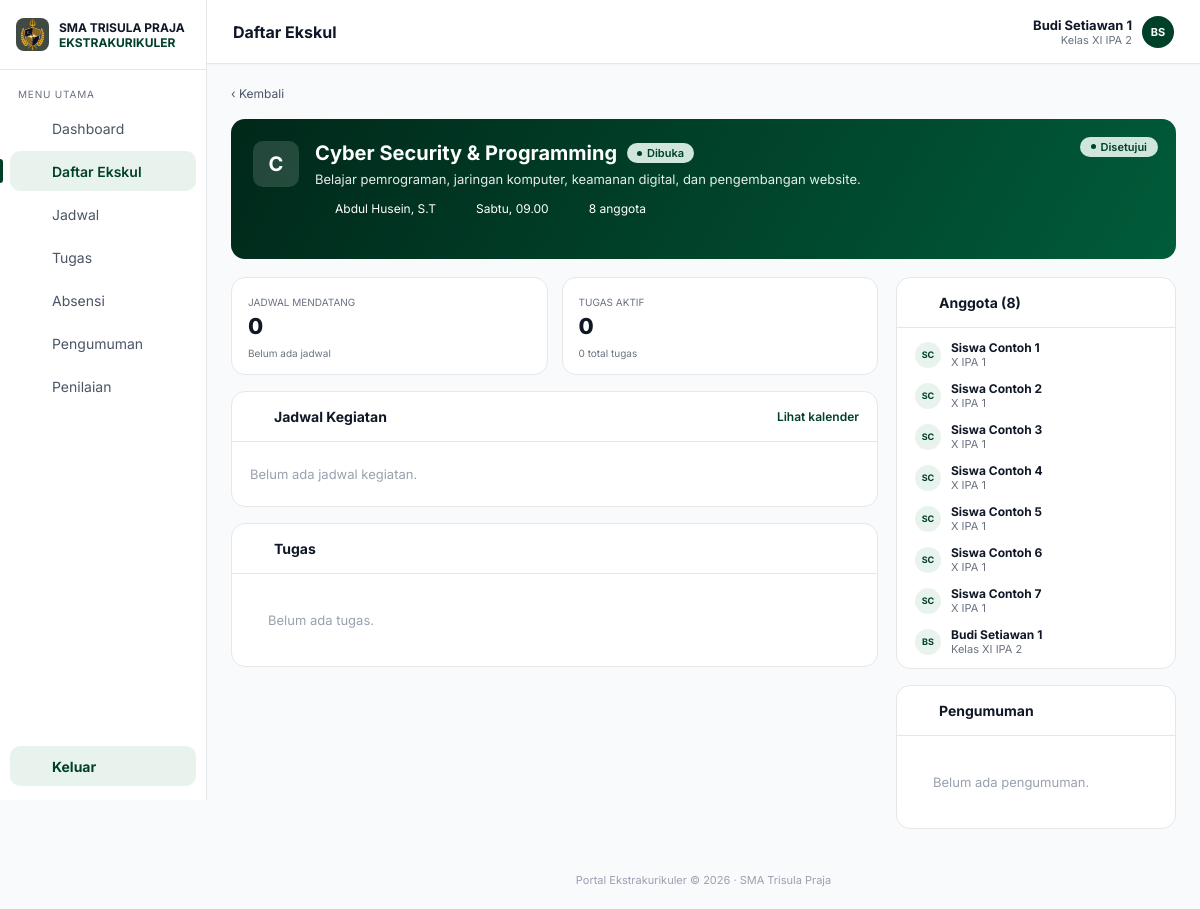
The app's page /portal-trisula/ekskul_detail.php?id=3 (signed in), older data.
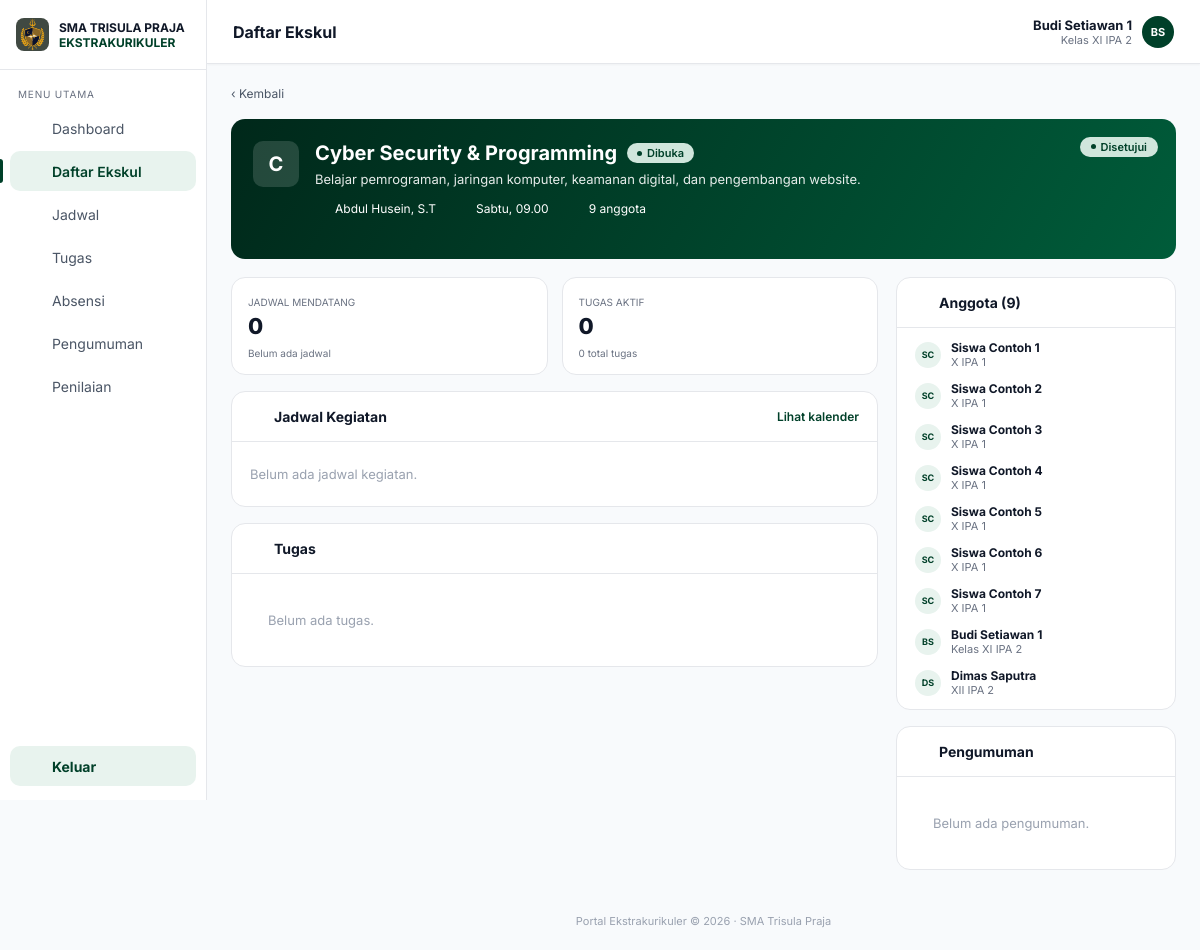
The same page, newer data.
### tables this page shows
CREATE TABLE `users` (
  `id` int UNSIGNED NOT NULL,
  `username` varchar(50) NOT NULL,
  `password` varchar(255) NOT NULL,
  `nama` varchar(100) NOT NULL,
  `role` enum('siswa','pembimbing') NOT NULL DEFAULT 'siswa',
  `nis` varchar(20) DEFAULT NULL,
  `angkatan` year DEFAULT NULL,
  `kelas` varchar(30) DEFAULT NULL,
  `created_at` timestamp NULL DEFAULT CURRENT_TIMESTAMP
);

### portal-trisula/includes/auth.php (called while the page is built, shortened)
<?php
function e(?string $v): string
{
    return htmlspecialchars($v ?? '', ENT_QUOTES, 'UTF-8');
}
function is_logged_in(): bool
{
    return isset($_SESSION['user']);
}
function require_role(string $role): array
{
    return $_SESSION['user'];
}

### portal-trisula/includes/ekskul.php (called while the page is built, shortened)
<?php
function load_user(PDO $pdo, int $id): array
{
    $st = $pdo->prepare('SELECT id, nama, nis, angkatan, kelas FROM users WHERE id = ?');
    $st->execute([$id]);
    return $st->fetch() ?: ['id' => $id, 'nama' => '', 'nis' => '', 'angkatan' => '', 'kelas' => ''];
}
function jam_fmt(string $time): string
{
    return str_replace(':', '.', substr($time, 0, 5));
}
function find_ekskul(PDO $pdo, int $id): ?array
{
    $st = $pdo->prepare("SELECT e.*, (SELECT COUNT(*) FROM pendaftaran p WHERE p.ekskul_id = e.id AND p.status = 'disetujui') AS terisi
                         FROM ekskul e WHERE e.id = ?");
    $st->execute([$id]);
    $row = $st->fetch();
    return $row ?: null;
}

### portal-trisula/ekskul_detail.php (the view, shortened to what the changed rows need)
<?php
require __DIR__ . '/config/database.php';
require __DIR__ . '/includes/auth.php';
require __DIR__ . '/includes/siswa_layout.php';
require __DIR__ . '/includes/ekskul.php';
$session = require_role('siswa');
$pdo     = db();
$user    = load_user($pdo, (int) $session['id']);
$id     = (int) ($_GET['id'] ?? $_POST['id'] ?? 0);
$ekskul = find_ekskul($pdo, $id);
$st = $pdo->prepare("SELECT u.nama, u.kelas FROM pendaftaran p JOIN users u ON u.id = p.siswa_id
                     WHERE p.ekskul_id = ? AND p.status = 'disetujui' ORDER BY p.id LIMIT 12");
$st->execute([$id]);
$anggota = $st->fetchAll();
siswa_header('Daftar Ekskul', 'ekskul', $user);
?>
<section class="hero-e">
    <div class="hero-main">
        <div>
            <h2><?= e($ekskul['nama']) ?> <span class="badge"><i></i>Dibuka</span></h2>
            <div class="hero-meta">
                <span><?= icon('absensi') ?> <?= e($ekskul['pembimbing']) ?></span>
                <span><?= icon('jadwal') ?> <?= e($ekskul['hari'] . ', ' . jam_fmt($ekskul['jam_mulai'])) ?></span>
                <span><?= icon('ekskul') ?> <?= (int) $ekskul['terisi'] ?> anggota</span>
            </div>
        </div>
    </div>
</section>
<div class="detail-grid">
    <div class="col">
        <article class="panel">
            <header class="panel-head"><h3><?= icon('absensi') ?> Anggota (<?= count($anggota) ?>)</h3></header>
            <div class="members">
                <?php foreach ($anggota as $a): ?>
                    <div class="member">
                        <span class="avatar sm" style="background:#e8f3ee;color:#004029"><?= e(initials($a['nama'])) ?></span>
                        <div><b><?= e($a['nama']) ?></b><small><?= e((string) $a['kelas']) ?></small></div>
                    </div>
                <?php endforeach; ?>
            </div>
        </article>
    </div>
</div>
<?php siswa_footer();

### portal-trisula/includes/siswa_layout.php (shortened to what the changed rows need)
<?php
function icon(string $name): string
{
    $p = [
        'dashboard'  => '<rect x="3" y="3" width="7" height="7" rx="1"/><rect x="14" y="3" width="7" height="7" rx="1"/><rect x="3" y="14" width="7" height="7" rx="1"/><rect x="14" y="14" width="7" height="7" rx="1"/>',
        'ekskul'     => '<path d="M8 6h13M8 12h13M8 18h13"/><circle cx="4" cy="6" r="1"/><circle cx="4" cy="12" r="1"/><circle cx="4" cy="18" r="1"/>',
        'jadwal'     => '<rect x="3" y="5" width="18" height="16" rx="2"/><path d="M3 10h18M8 3v4M16 3v4"/>',
        'tugas'      => '<rect x="5" y="4" width="14" height="17" rx="2"/><path d="M9 4h6v3H9zM9 12h6M9 16h6"/>',
        'absensi'    => '<circle cx="12" cy="8" r="4"/><path d="M4 21a8 8 0 0 1 16 0"/>',
        'pengumuman' => '<rect x="3" y="7" width="18" height="12" rx="2"/><path d="M9 7V5h6v2"/>',
        'penilaian'  => '<path d="M6 20V10M12 20V4M18 20v-7"/>',
        'keluar'     => '<path d="M9 21H5a2 2 0 0 1-2-2V5a2 2 0 0 1 2-2h4M16 17l5-5-5-5M21 12H9"/>',
    ];
    return '<svg viewBox="0 0 24 24" width="20" height="20" fill="none" stroke="currentColor" stroke-width="1.8" stroke-linecap="round" stroke-linejoin="round" aria-hidden="true">' . ($p[$name] ?? '') . '</svg>';
}
function initials(string $nama): string
{
    $nama  = trim(explode(',', $nama)[0]);
    $parts = preg_split('/\s+/', $nama) ?: [];
    $out   = '';
    foreach (array_slice($parts, 0, 2) as $w) {
        $out .= mb_strtoupper(mb_substr($w, 0, 1));
    }
    return $out;
}
function siswa_header(string $title, string $active, array $user): void
{
    $menu = [
        'dashboard'  => ['Dashboard',    'dashboard_siswa.php'],
        'ekskul'     => ['Daftar Ekskul', 'daftar_ekskul.php'],
        'jadwal'     => ['Jadwal',       'jadwal.php'],
        'tugas'      => ['Tugas',        'tugas.php'],
        'absensi'    => ['Absensi',      'absensi.php'],
        'pengumuman' => ['Pengumuman',   'pengumuman.php'],
        'penilaian'  => ['Penilaian',    'penilaian.php'],
    ];
    ?>
<!DOCTYPE html>
<html lang="id">
<head>
    <link rel="stylesheet" href="assets/css/dashboard.css">
</head>
<body class="app">
<aside class="sidebar">
    <nav>
        <?php foreach ($menu as $key => [$label, $href]): ?>
            <a href="<?= e($href) ?>" class="<?= $key === $active ? 'active' : '' ?>">
                <?= icon($key) ?> <span><?= e($label) ?></span>
            </a>
        <?php endforeach; ?>
    </nav>
</aside>
<div class="content">
    <header class="top">
        <h1><?= e($title) ?></h1>
        <a href="profil.php" class="who" style="text-decoration:none;color:inherit">
            <span class="avatar" style="background:#004029"><?= e(initials($user['nama'])) ?></span>
            <div><b><?= e($user['nama']) ?></b><small><?= e($user['kelas'] ?? '') ?></small></div>
        </a>
    </header>
    <main class="page">
<?php
}
function siswa_footer(): void
{
    ?>
    </main>
</div>
</body>
</html>
<?php
}

Row changes from the older to the newer data that the page shows:
now on this page (row edited): users: nama "DS", nama "Dimas Saputra", kelas "XII IPA 2"
Text that changed along with them:
$ekskul['terisi']: "8" → "9"
count($anggota): "8" → "9"
